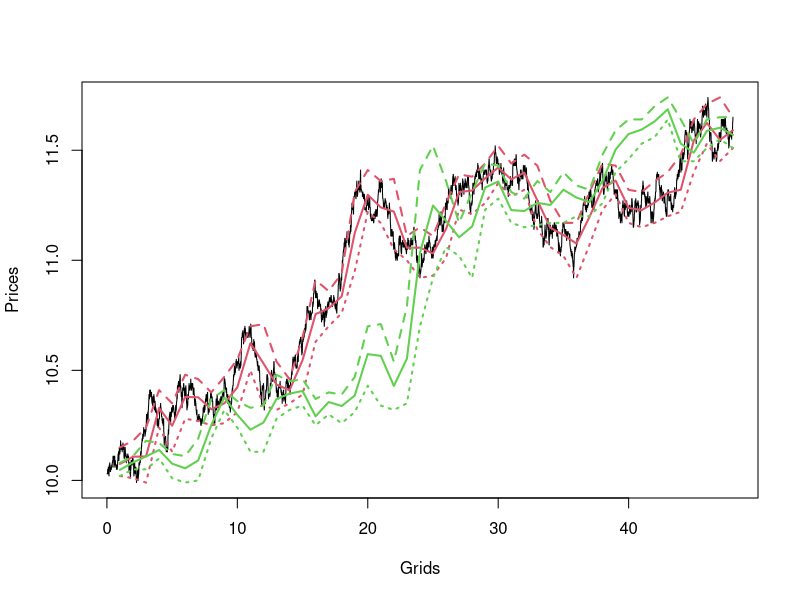

Recreate this plot in R.
# Some simulations 
Size = 4 * 3600 / 3
set.seed(417)
Steps = rpois(Size, 1) * 0.01 * (2 * rbinom(Size, 1, 0.505) - 1)
Prices = 10 + cumsum(Steps)
Grids = 1:Size / 100
plot(Prices ~ Grids, type = "l")
Vbase = (Grids / 10 - 2.4)^2
Vols = rpois(Size, Vbase) * 100
Amounts = (Prices + 0.01 * runif(Size) - 0.005) * Vols
ticks = data.frame(Prices, Vols, Amounts)

# Time bars
barWide_time = 5 * 20
TimeBar = function(x, wides, func){
  x_ = matrix(x, ncol = wides)
  apply(x_, 2, func)
}
Prices_tb_mean = TimeBar(Prices, Size /barWide_time, mean)
Prices_tb_max = TimeBar(Prices, Size /barWide_time, max)
Prices_tb_min = TimeBar(Prices, Size /barWide_time, min)
points(Prices_tb_mean, type = "l", col = 2, lwd = 2)
points(Prices_tb_max, type = "l", col = 2, lwd = 2, lty = 2)
points(Prices_tb_min, type = "l", col = 2, lwd = 2, lty = 3)

# Volume bars
N_bars = 48
VolBar = function(x, v, n_bars, func = mean){
  V = sum(v)/n_bars
  v_ = ceiling(cumsum(v) / V)
  out = numeric(n_bars)
  for(i in 1:n_bars){
    out[i] = func(x[v_ == i])
  }
  out
}
Prices_vb_mean = VolBar(Prices, Vols, N_bars)
Prices_vb_max = VolBar(Prices, Vols, N_bars, max)
Prices_vb_min = VolBar(Prices, Vols, N_bars, min)
points(Prices_vb_mean, type = "l", col = 3, lwd = 2)
points(Prices_vb_max, type = "l", col = 3, lwd = 2, lty = 2)
points(Prices_vb_min, type = "l", col = 3, lwd = 2, lty = 3)
